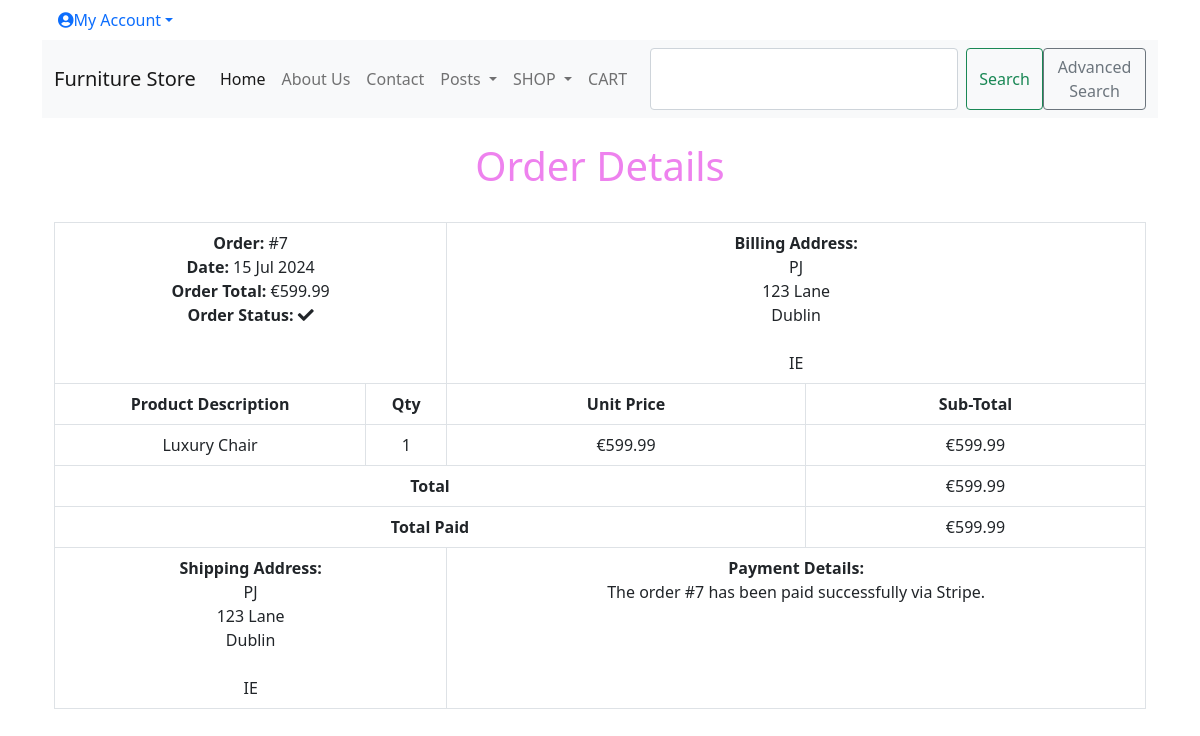
/order/7/ (signed in), run on the app's committed database.
### order/models.py (models this page shows, shortened)
class Order(models.Model):
    token = models.CharField(max_length=250, blank=True)
    total = models.DecimalField(max_digits=10, decimal_places=2,
    verbose_name='Euro Order Total')
    emailAddress = models.EmailField(max_length=250, blank=True,
    verbose_name='Email Address')
    created = models.DateTimeField(auto_now_add=True)
    billingName = models.CharField(max_length=250, blank=True)
    billingAddress1 = models.CharField(max_length=250, blank=True)
    billingCity = models.CharField(max_length=250, blank=True)
    billingPostcode = models.CharField(max_length=10, blank=True)
    billingCountry = models.CharField(max_length=200, blank=True)
    shippingName = models.CharField(max_length=250, blank=True)
    shippingAddress1 = models.CharField(max_length=250, blank=True)
    shippingCity = models.CharField(max_length=250, blank=True)
    shippingPostcode = models.CharField(max_length=10, blank=True)
    shippingCountry = models.CharField(max_length=200, blank=True)
    voucher = models.ForeignKey(Voucher,
                                related_name='orders',
                                null=True,
                                blank=True,
                                on_delete=models.SET_NULL)
    discount = models.IntegerField(default = 0,
                                validators=[MinValueValidator(0),
                                MaxValueValidator(100)])
    class Meta:
       db_table = 'Order'
       ordering = ['-created']

class OrderItem(models.Model):
    product = models.CharField(max_length=250)
    quantity = models.IntegerField()
    price = models.DecimalField(max_digits=10, decimal_places=2,
    verbose_name='Euro Price')
    order = models.ForeignKey(Order, on_delete=models.CASCADE)
    class Meta:
        db_table = 'OrderItem'
    def sub_total(self):
        return self.quantity * self.price

### order/views.py (the view)
# urls.py: path('<int:order_id>/', views.orderDetail.as_view(), name='order_detail'),
class orderDetail(LoginRequiredMixin, View):
    def get(self, request, order_id):
        if request.user.is_authenticated:
            email = str(request.user.email)
            order = Order.objects.get(id=order_id, emailAddress=email)
            order_items = OrderItem.objects.filter(order=order)
        return render(request, 'order/order_detail.html', {'order': order, 'order_items': order_items})

### accounts/models.py (called while the page is built)
    def get_absolute_url(self):
        return reverse("show_profile", args=[str(self.id)])

### cart/context_processors.py (called while the page is built)
def counter(request):
    item_count = 0
    if 'admin' in request.path:
        return {}
    else:
        try:
            cart = Cart.objects.filter(cart_id=_cart_id(request))
            cart_items = CartItem.objects.all().filter(cart=cart[:1])
            for cart_item in cart_items:
                item_count += cart_item.quantity
        except Cart.DoesNotExist:
            item_count = 0
    return {'item_count':item_count}

### cart/views.py (called while the page is built)
def _cart_id(request):
    cart = request.session.session_key
    if not cart:
        cart = request.session.create()
    return cart

### shop/context_processors.py (called while the page is built)
def menu_links(request):
    links = Category.objects.all()
    return {'links':links}

### shop/models.py (called while the page is built)
    def get_absolute_url(self):
        return reverse('products_by_category', args=[self.id])

### order/templates/order/order_detail.html (shortened to what this page needs)
{% extends "base.html" %}
{% load static %}
{% block content %}
<div>
    <div class="text-center">
        <br>
        <h1 class="text-center my_title">Order Details</h1>
        <br>
        <table class="table table-bordered">
            <tr>
                <td class="text-left" colspan="2">
                    <b>Order: </b>#{{ order.id }}<br>
                    <b>Date: </b>{{ order.created|date:"d M Y" }}<br>
                    <b>Order Total: </b>€{{ order.total }}<br>
                    <b>Order Status: </b><i class="fas fa-check"></i>
		    </td>
                <td class="text-left" colspan="2">
                    <b>Billing Address: </b><br>
                    {{ order.billingName }}<br>
                    {{ order.billingAddress1 }}<br>
                    {{ order.billingCity }}<br>
                    {{ order.billingPostcode }}<br>
                    {{ order.billingCountry }}<br>
                </td>
            </tr>
            <tr>
                <td><b>Product Description</b></td>
                <td><b>Qty</b></td>
                <td><b>Unit Price</b></td>
                <td><b>Sub-Total</b></td>
            </tr>
            {% for item in order_items %}
            <tr>
                <td>{{ item.product }}</td>
                <td>{{ item.quantity }}</td>
                <td>€{{ item.price }}</td>
                <td>€{{ item.sub_total }}</td>
            </tr>
            {% endfor %}
            <tr>
                <td class="text-right" colspan="3"><b>Total</b></td>
                <td>€{{ order.total }}</td>
            </tr>
            <tr>
                <td class="text-right" colspan="3"><b>Total Paid</b></td>
                <td>€{{ order.total }}</td>
            </tr>
            <tr>
                <td class="text-left" colspan="2">
                    <b>Shipping Address: </b><br>
                    {{ order.shippingName }}<br>
                    {{ order.shippingAddress1 }}<br>
                    {{ order.shippingCity }}<br>
                    {{ order.shippingPostcode }}<br>
                    {{ order.shippingCountry }}<br>
                </td>
                <td class="text-left" colspan="2">
                    <b>Payment Details: </b><br>
                    The order #{{ order.id }} has been paid successfully via Stripe.
                </td>
            </tr>
        </table>
    </div>
</div>
{% endblock content %}

### static/css/base.css (style rules this page uses)
h1, a, header { color: violet; }
body { font-family: 'Source Sans Pro', sans-serif; font-size: 18px; }

### data on the page
Order: id "7", created "15 Jul 2024", total "599.99", billingName "PJ", billingAddress1 "123 Lane", billingCity "Dublin", billingCountry "IE", shippingName "PJ", shippingAddress1 "123 Lane", shippingCity "Dublin", shippingCountry "IE"
OrderItem: product "Luxury Chair", quantity "1", price "599.99", sub_total "599.99"
